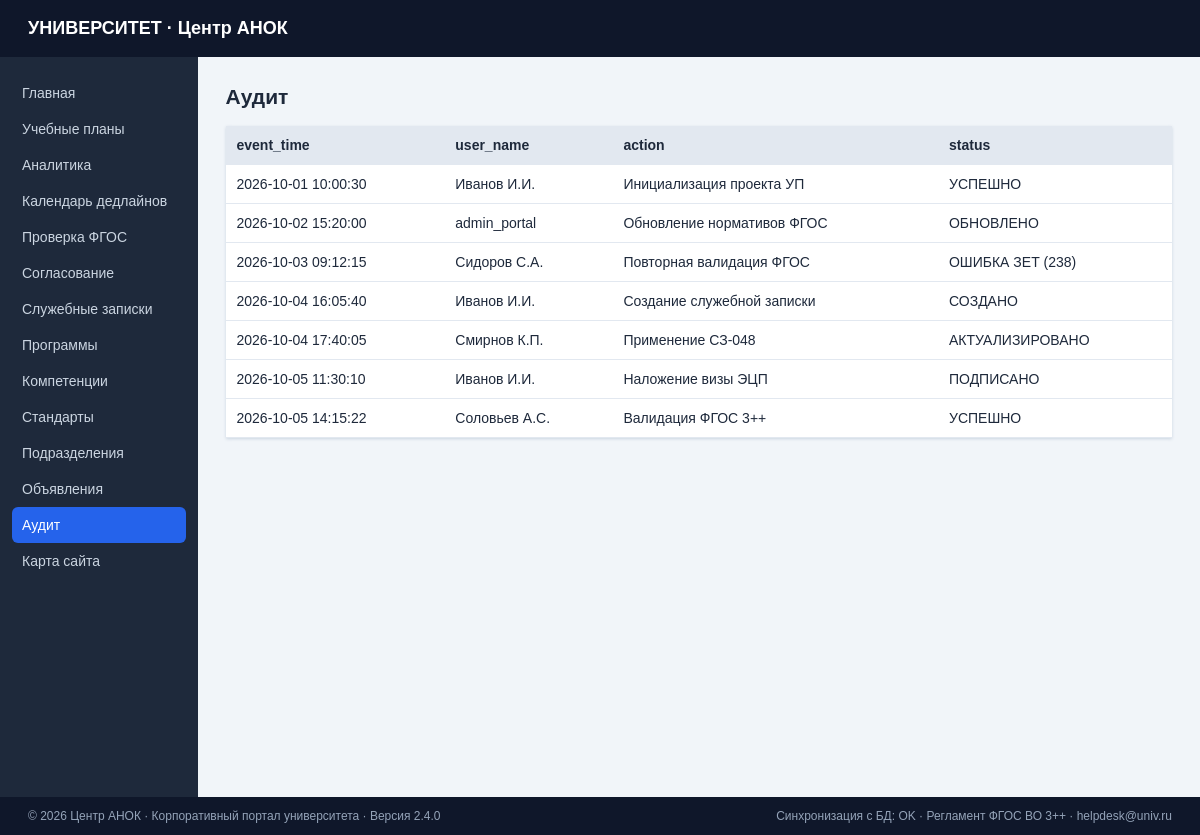
The app's page /?page=audit with its own data.
### tables this page shows
CREATE TABLE `audit_logs` (
  `id` INT AUTO_INCREMENT PRIMARY KEY,
  `event_time` TEXT NOT NULL,
  `user_name` TEXT NOT NULL,
  `user_role` TEXT NOT NULL,
  `action` TEXT NOT NULL,
  `entity_name` TEXT NOT NULL,
  `status` TEXT NOT NULL,
  `ip_address` TEXT NOT NULL
);

### index.php (the view, shortened to what this page needs)
<?php
require __DIR__ . '/config.php';
$page = $_GET['page'] ?? 'dashboard';
function e($v) { return htmlspecialchars((string)$v, ENT_QUOTES | ENT_SUBSTITUTE, 'UTF-8'); }
function allRows(PDO $db, string $sql, array $params=[]) { $s=$db->prepare($sql); $s->execute($params); return $s->fetchAll(); }
$stats = [
 'plans'=>(int)$pdo->query('SELECT COUNT(*) FROM curriculums')->fetchColumn(),
 'disciplines'=>(int)$pdo->query('SELECT COUNT(*) FROM curriculum_disciplines')->fetchColumn(),
 'standards'=>(int)$pdo->query('SELECT COUNT(*) FROM standards_fgos')->fetchColumn(),
 'memos'=>(int)$pdo->query('SELECT COUNT(*) FROM service_notes')->fetchColumn(),
];
$title='Сводная панель'; $content='';
if ($page==='dashboard') {
 $title='Сводная панель'; $plans=allRows($pdo,'SELECT c.*, ep.code prog_code, ep.title prog_title FROM curriculums c JOIN educational_programs ep ON ep.id=c.program_id ORDER BY c.id');
 $content='<div class="cards">'; foreach($stats as $k=>$v) $content.='<div class="card"><b>'.e($v).'</b><span>'.e(['plans'=>'Учебные планы','disciplines'=>'Дисциплины','standards'=>'Стандарты ФГОС','memos'=>'Служебные записки'][$k]).'</span></div>'; $content.='</div><h2>Учебные планы</h2><table><tr><th>Программа</th><th>Год</th><th>Статус</th><th></th></tr>'; foreach($plans as $p) $content.='<tr><td>'.e($p['prog_code'].' — '.$p['prog_title']).'</td><td>'.e($p['academic_year']).'</td><td>'.e($p['status']).'</td><td><a href="?page=plan&id='.$p['id'].'">Открыть</a></td></tr>'; $content.='</table>';
} else {
 $map=['analytics'=>['Аналитика (Chart.js)','SELECT block_type, SUM(credits_ze) AS ze FROM curriculum_disciplines GROUP BY block_type','block_type,ze'],
 'calendar'=>['Календарь дедлайнов (FullCalendar)','SELECT note_num, note_date, status FROM service_notes ORDER BY note_date','note_num,note_date,status'],
 'validate'=>['Экспертиза ФГОС','SELECT * FROM standards_fgos ORDER BY code','code,title,degree_level,total_credits'], 'signatures'=>['Согласование','SELECT * FROM document_signatures ORDER BY step_order','step_order,role_title,status'], 'memos'=>['Служебные записки','SELECT * FROM service_notes ORDER BY id DESC','note_num,note_date,reason,status'], 'programs'=>['Образовательные программы','SELECT * FROM educational_programs ORDER BY id','code,title,level,study_form'], 'competencies'=>['Компетенции','SELECT * FROM competencies ORDER BY code','code,category,title'], 'standards'=>['Стандарты ФГОС','SELECT * FROM standards_fgos ORDER BY code','code,title,degree_level,total_credits'], 'departments'=>['Подразделения','SELECT * FROM departments ORDER BY id','short_name,name,type'], 'announcements'=>['Объявления','SELECT * FROM announcements ORDER BY publish_date DESC','publish_date,title,category'], 'audit'=>['Аудит','SELECT * FROM audit_logs ORDER BY id DESC','event_time,user_name,action,status'], 'sitemap'=>['Карта сайта',null,'']];
 [$title,$sql,$fields]=$map[$page]; if($sql){$rows=allRows($pdo,$sql);$names=array_map('trim',explode(',',$fields));$content='<table><tr>';foreach($names as $n)$content.='<th>'.e($n).'</th>'; $content.='</tr>';foreach($rows as $r){$content.='<tr>';foreach($names as $n)$content.='<td>'.e($r[$n]??'').'</td>'; $content.='</tr>';} $content.='</table>';}else{$content='<p>Разделы: учебные планы, проверка ФГОС, согласование, служебные записки, программы, компетенции, стандарты, подразделения, объявления и аудит.</p>';} }
$nav=['dashboard'=>'Главная','plans'=>'Учебные планы','analytics'=>'Аналитика','calendar'=>'Календарь дедлайнов','validate'=>'Проверка ФГОС','signatures'=>'Согласование','memos'=>'Служебные записки','programs'=>'Программы','competencies'=>'Компетенции','standards'=>'Стандарты','departments'=>'Подразделения','announcements'=>'Объявления','audit'=>'Аудит','sitemap'=>'Карта сайта'];
?><!doctype html><html lang="ru"><head><meta charset="utf-8"><meta name="viewport" content="width=device-width,initial-scale=1"><title><?=e($title)?> — АНОК</title></head><body><header><b>УНИВЕРСИТЕТ · Центр АНОК</b></header><main><aside><?php foreach($nav as $key=>$label):?><a class="<?=($page===$key?'active':'')?>" href="?page=<?=e($key)?>"><?=e($label)?></a><?php endforeach;?></aside><section><h1><?=e($title)?></h1><?=$content?></section></main><footer style="background:#0f172a;color:#94a3b8;padding:12px 28px;font-size:12px;display:flex;justify-content:space-between;flex-wrap:wrap;gap:8px"><span>© 2026 Центр АНОК · Корпоративный портал университета · Версия 2.4.0</span><span>Синхронизация с БД: OK · Регламент ФГОС ВО 3++ · helpdesk@univ.ru</span></footer></body></html>

### index.php (style rules this page uses)
body { margin:0;background:#f1f5f9;color:#1e293b;font:14px Arial,sans-serif }
header { background:#0f172a;color:#fff;padding:18px 28px }
header b { font-size:18px }
main { display:flex;min-height:calc(100vh - 60px) }
aside { width:220px;background:#1e293b;padding:18px 12px }
aside a { display:block;color:#cbd5e1;text-decoration:none;padding:10px;border-radius:6px }
aside a:hover,aside a.active { background:#2563eb;color:#fff }
section { padding:28px;max-width:1100px;width:100% }
h1 { margin-top:0 }
table { border-collapse:collapse;background:#fff;width:100%;box-shadow:0 1px 3px #cbd5e1 }
th,td { text-align:left;padding:11px;border-bottom:1px solid #e2e8f0 }
th { background:#e2e8f0 }
a { color:#2563eb }

### records on screen
audit_logs: event_time "2026-10-01 10:00:30", user_name "Иванов И.И.", action "Инициализация проекта УП", status "УСПЕШНО"
audit_logs: event_time "2026-10-02 15:20:00", user_name "admin_portal", action "Обновление нормативов ФГОС", status "ОБНОВЛЕНО"
audit_logs: event_time "2026-10-03 09:12:15", user_name "Сидоров С.А.", action "Повторная валидация ФГОС", status "ОШИБКА ЗЕТ (238)"
audit_logs: event_time "2026-10-04 16:05:40", user_name "Иванов И.И.", action "Создание служебной записки", status "СОЗДАНО"
audit_logs: event_time "2026-10-04 17:40:05", user_name "Смирнов К.П.", action "Применение СЗ-048", status "АКТУАЛИЗИРОВАНО"
audit_logs: event_time "2026-10-05 11:30:10", user_name "Иванов И.И.", action "Наложение визы ЭЦП", status "ПОДПИСАНО"
audit_logs: event_time "2026-10-05 14:15:22", user_name "Соловьев А.С.", action "Валидация ФГОС 3++", status "УСПЕШНО"

### other values on screen
$label "Главная"
$label "Учебные планы"
$label "Аналитика"
$label "Календарь дедлайнов"
$label "Проверка ФГОС"
$label "Согласование"
$label "Служебные записки"
$label "Программы"
$label "Компетенции"
$label "Стандарты"
$label "Подразделения"
$label "Объявления"
$label "Аудит"
$label "Карта сайта"
$title "Аудит"
